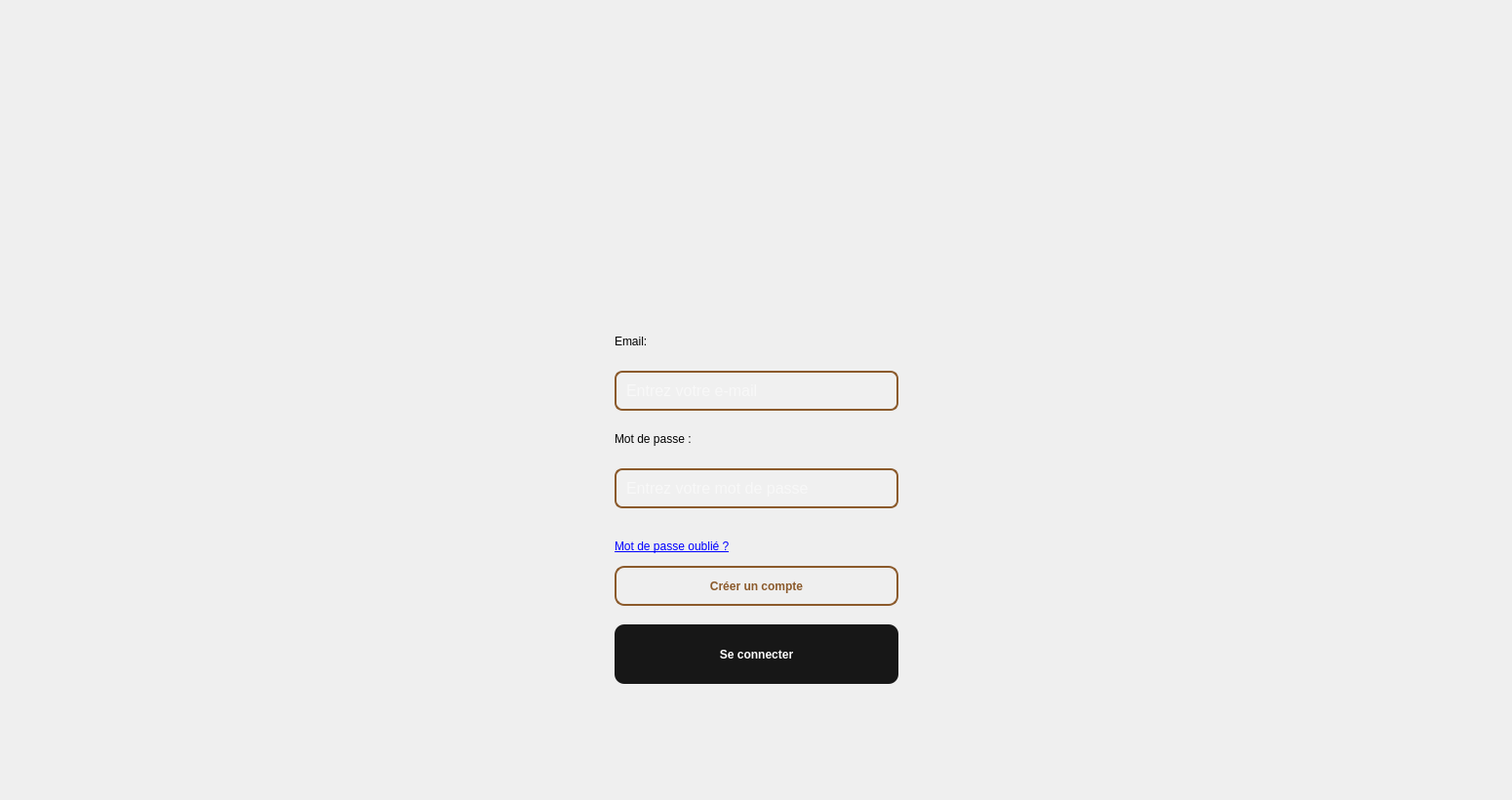
<?xml version="1.0" encoding="UTF-8"?>
<ui version="4.0">
 <class>login</class>
 <widget class="QWidget" name="login">
  <property name="geometry">
   <rect>
    <x>0</x>
    <y>0</y>
    <width>1550</width>
    <height>820</height>
   </rect>
  </property>
  <property name="windowTitle">
   <string>SmartCarpentry - Connexion</string>
  </property>
  <property name="styleSheet">
   <string notr="true"/>
  </property>
  <widget class="QStackedWidget" name="stackedWidgetlogin">
   <property name="geometry">
    <rect>
     <x>0</x>
     <y>0</y>
     <width>1550</width>
     <height>820</height>
    </rect>
   </property>
   <property name="currentIndex">
    <number>0</number>
   </property>
   <widget class="QWidget" name="page">
    <widget class="QLabel" name="backgroundLabel">
     <property name="geometry">
      <rect>
       <x>0</x>
       <y>0</y>
       <width>1550</width>
       <height>820</height>
      </rect>
     </property>
     <property name="styleSheet">
      <string notr="true">background-image: url(:/Atelier.png);</string>
     </property>
     <property name="text">
      <string/>
     </property>
    </widget>
    <widget class="QLabel" name="label_m">
     <property name="geometry">
      <rect>
       <x>630</x>
       <y>550</y>
       <width>231</width>
       <height>20</height>
      </rect>
     </property>
     <property name="styleSheet">
      <string notr="true">QPushButton {
    background-color: #8b5a2b;      /* bois foncé */
    color: white;
    border: 2px solid #5c3a1e;
    border-radius: 8px;
    padding: 8px 20px;
    font-size: 14px;
    font-weight: bold;
}

QPushButton:hover {
    background-color: #a06a3b;      /* bois plus clair */
}

QPushButton:pressed {
    background-color: #6f4422;
}
</string>
     </property>
     <property name="text">
      <string>&lt;a href=&quot;#&quot;&gt;Mot de passe oublié ?&lt;/a&gt;
</string>
     </property>
    </widget>
    <widget class="QLineEdit" name="id1">
     <property name="geometry">
      <rect>
       <x>630</x>
       <y>380</y>
       <width>291</width>
       <height>41</height>
      </rect>
     </property>
     <property name="styleSheet">
      <string notr="true">QLineEdit {
    color: white !important;
    background-color: rgba(255,255,255,20);
    border: 2px solid #8b5a2b;
    border-radius: 8px;
    padding: 8px;
    font-size: 12pt;
}
QLineEdit:focus {
    border-color: #a06a3b;
}</string>
     </property>
     <property name="placeholderText">
      <string>Entrez votre e-mail</string>
     </property>
    </widget>
    <widget class="QLabel" name="label_3">
     <property name="geometry">
      <rect>
       <x>630</x>
       <y>440</y>
       <width>121</width>
       <height>20</height>
      </rect>
     </property>
     <property name="styleSheet">
      <string notr="true">QPushButton {
    background-color: #8b5a2b;      /* bois foncé */
    color: white;
    border: 2px solid #5c3a1e;
    border-radius: 8px;
    padding: 8px 20px;
    font-size: 14px;
    font-weight: bold;
}

QPushButton:hover {
    background-color: #a06a3b;      /* bois plus clair */
}

QPushButton:pressed {
    background-color: #6f4422;
}
</string>
     </property>
     <property name="text">
      <string>Mot de passe :</string>
     </property>
    </widget>
    <widget class="QLabel" name="label_2">
     <property name="geometry">
      <rect>
       <x>630</x>
       <y>340</y>
       <width>81</width>
       <height>20</height>
      </rect>
     </property>
     <property name="styleSheet">
      <string notr="true">QPushButton {
    background-color: #8b5a2b;      /* bois foncé */
    color: white;
    border: 2px solid #5c3a1e;
    border-radius: 8px;
    padding: 8px 20px;
    font-size: 14px;
    font-weight: bold;
}

QPushButton:hover {
    background-color: #a06a3b;      /* bois plus clair */
}

QPushButton:pressed {
    background-color: #6f4422;
}
</string>
     </property>
     <property name="text">
      <string>Email:</string>
     </property>
    </widget>
    <widget class="QLineEdit" name="mot1">
     <property name="geometry">
      <rect>
       <x>630</x>
       <y>480</y>
       <width>291</width>
       <height>41</height>
      </rect>
     </property>
     <property name="styleSheet">
      <string notr="true">QLineEdit {
    color: white !important;
    background-color: rgba(255,255,255,20);
    border: 2px solid #8b5a2b;
    border-radius: 8px;
    padding: 8px;
    font-size: 12pt;
}
QLineEdit:focus {
    border-color: #a06a3b;
}</string>
     </property>
     <property name="echoMode">
      <enum>QLineEdit::EchoMode::Password</enum>
     </property>
     <property name="placeholderText">
      <string>Entrez votre mot de passe</string>
     </property>
    </widget>
    <widget class="QPushButton" name="pushButton_2">
     <property name="geometry">
      <rect>
       <x>630</x>
       <y>640</y>
       <width>291</width>
       <height>61</height>
      </rect>
     </property>
     <property name="styleSheet">
      <string notr="true">#pushButton_2 {
    font-family: Arial, Helvetica, sans-serif;
    font-weight: bold;
    color: white;
    background-color: #171717;
    padding: 10px 20px;
    border: none;
    border-radius: 10px;
}

#pushButton_2:hover {
    background-color: #0c66ed; /* hover effect */
}

#pushButton_2:pressed {
    background-color: #094bb0; /* pressed effect */
}</string>
     </property>
     <property name="text">
      <string>Se connecter</string>
     </property>
    </widget>
    <widget class="QPushButton" name="pushButton_createAccount">
     <property name="geometry">
      <rect>
       <x>630</x>
       <y>580</y>
       <width>291</width>
       <height>41</height>
      </rect>
     </property>
     <property name="styleSheet">
      <string notr="true">QPushButton {
    font-family: Arial, Helvetica, sans-serif;
    font-weight: bold;
    color: #8b5a2b;
    background-color: transparent;
    padding: 10px 20px;
    border: 2px solid #8b5a2b;
    border-radius: 10px;
}

QPushButton:hover {
    background-color: #8b5a2b;
    color: white;
}

QPushButton:pressed {
    background-color: #6f4422;
}</string>
     </property>
     <property name="text">
      <string>Créer un compte</string>
     </property>
    </widget>
   </widget>
   <widget class="QWidget" name="page_createAccount">
    <widget class="QLabel" name="backgroundLabel_3">
     <property name="geometry">
      <rect>
       <x>0</x>
       <y>0</y>
       <width>1550</width>
       <height>820</height>
      </rect>
     </property>
     <property name="styleSheet">
      <string notr="true">background-image: url(:/Atelier.png);</string>
     </property>
     <property name="text">
      <string/>
     </property>
    </widget>
    <widget class="QLabel" name="label_createAccount_title">
     <property name="geometry">
      <rect>
       <x>580</x>
       <y>190</y>
       <width>391</width>
       <height>51</height>
      </rect>
     </property>
     <property name="styleSheet">
      <string notr="true">color: white; font-size: 20pt; font-weight: bold; text-align: center;</string>
     </property>
     <property name="text">
      <string>Créer un nouveau compte</string>
     </property>
     <property name="alignment">
      <set>Qt::AlignCenter</set>
     </property>
    </widget>
    <widget class="QLabel" name="label_nom">
     <property name="geometry">
      <rect>
       <x>630</x>
       <y>260</y>
       <width>121</width>
       <height>20</height>
      </rect>
     </property>
     <property name="styleSheet">
      <string notr="true">color: white;</string>
     </property>
     <property name="text">
      <string>Nom:</string>
     </property>
    </widget>
    <widget class="QLineEdit" name="lineEdit_nom">
     <property name="geometry">
      <rect>
       <x>630</x>
       <y>280</y>
       <width>141</width>
       <height>31</height>
      </rect>
     </property>
     <property name="styleSheet">
      <string notr="true">QLineEdit { color: white !important; background-color: rgba(255,255,255,20); border: 1px solid #8b5a2b; border-radius: 5px; padding: 5px; }</string>
     </property>
    </widget>
    <widget class="QLabel" name="label_prenom">
     <property name="geometry">
      <rect>
       <x>780</x>
       <y>260</y>
       <width>121</width>
       <height>20</height>
      </rect>
     </property>
     <property name="styleSheet">
      <string notr="true">color: white;</string>
     </property>
     <property name="text">
      <string>Prénom:</string>
     </property>
    </widget>
    <widget class="QLineEdit" name="lineEdit_prenom">
     <property name="geometry">
      <rect>
       <x>780</x>
       <y>280</y>
       <width>141</width>
       <height>31</height>
      </rect>
     </property>
     <property name="styleSheet">
      <string notr="true">QLineEdit { color: white !important; background-color: rgba(255,255,255,20); border: 1px solid #8b5a2b; border-radius: 5px; padding: 5px; }</string>
     </property>
    </widget>
    <widget class="QLabel" name="label_email_new">
     <property name="geometry">
      <rect>
       <x>630</x>
       <y>320</y>
       <width>121</width>
       <height>20</height>
      </rect>
     </property>
     <property name="styleSheet">
      <string notr="true">color: white;</string>
     </property>
     <property name="text">
      <string>E-mail:</string>
     </property>
    </widget>
    <widget class="QLineEdit" name="lineEdit_email_new">
     <property name="geometry">
      <rect>
       <x>630</x>
       <y>340</y>
       <width>291</width>
       <height>31</height>
      </rect>
     </property>
     <property name="styleSheet">
      <string notr="true">QLineEdit { color: white !important; background-color: rgba(255,255,255,20); border: 1px solid #8b5a2b; border-radius: 5px; padding: 5px; }</string>
     </property>
    </widget>
    <widget class="QLabel" name="label_password_new">
     <property name="geometry">
      <rect>
       <x>630</x>
       <y>380</y>
       <width>121</width>
       <height>20</height>
      </rect>
     </property>
     <property name="styleSheet">
      <string notr="true">color: white;</string>
     </property>
     <property name="text">
      <string>Mot de passe:</string>
     </property>
    </widget>
    <widget class="QLineEdit" name="lineEdit_password_new">
     <property name="geometry">
      <rect>
       <x>630</x>
       <y>400</y>
       <width>291</width>
       <height>31</height>
      </rect>
     </property>
     <property name="styleSheet">
      <string notr="true">QLineEdit { color: white !important; background-color: rgba(255,255,255,20); border: 1px solid #8b5a2b; border-radius: 5px; padding: 5px; }</string>
     </property>
     <property name="echoMode">
      <enum>QLineEdit::EchoMode::Password</enum>
     </property>
    </widget>
    <widget class="QLabel" name="label_password_confirm">
     <property name="geometry">
      <rect>
       <x>630</x>
       <y>440</y>
       <width>141</width>
       <height>20</height>
      </rect>
     </property>
     <property name="styleSheet">
      <string notr="true">color: white;</string>
     </property>
     <property name="text">
      <string>Confirmer mot de passe:</string>
     </property>
    </widget>
    <widget class="QLineEdit" name="lineEdit_password_confirm">
     <property name="geometry">
      <rect>
       <x>630</x>
       <y>460</y>
       <width>291</width>
       <height>31</height>
      </rect>
     </property>
     <property name="styleSheet">
      <string notr="true">QLineEdit { color: white !important; background-color: rgba(255,255,255,20); border: 1px solid #8b5a2b; border-radius: 5px; padding: 5px; }</string>
     </property>
     <property name="echoMode">
      <enum>QLineEdit::EchoMode::Password</enum>
     </property>
    </widget>
    <widget class="QLabel" name="label_role">
     <property name="geometry">
      <rect>
       <x>630</x>
       <y>500</y>
       <width>121</width>
       <height>20</height>
      </rect>
     </property>
     <property name="styleSheet">
      <string notr="true">color: white;</string>
     </property>
     <property name="text">
      <string>Rôle:</string>
     </property>
    </widget>
    <widget class="QComboBox" name="comboBox_role">
     <property name="geometry">
      <rect>
       <x>630</x>
       <y>520</y>
       <width>291</width>
       <height>31</height>
      </rect>
     </property>
     <property name="styleSheet">
      <string notr="true">QComboBox { color: white; background-color: rgba(255,255,255,20); border: 1px solid #8b5a2b; border-radius: 5px; padding: 5px; }
QComboBox::drop-down { border: none; }
QComboBox::down-arrow { image: url(down_arrow.png); }</string>
     </property>
     <item>
      <property name="text">
        <string>ADMIN</string>
          </property>
         </item>
         <item>
          <property name="text">
       <string>DESIGNER</string>
      </property>
     </item>
     <item>
      <property name="text">
       <string>MENUISIER</string>
      </property>
     </item>
     <item>
      <property name="text">
       <string>ENGINEER</string>
      </property>
     </item>
     <item>
      <property name="text">
       <string>CHEF_ATELIER</string>
      </property>
     </item>
    </widget>
    <widget class="QPushButton" name="pushButton_createNew">
     <property name="geometry">
      <rect>
       <x>630</x>
       <y>570</y>
       <width>141</width>
       <height>41</height>
      </rect>
     </property>
     <property name="styleSheet">
      <string notr="true">QPushButton {
    font-family: Arial, Helvetica, sans-serif;
    font-weight: bold;
    color: white;
    background-color: #171717;
    padding: 10px 20px;
    border: none;
    border-radius: 10px;
}

QPushButton:hover {
    background-color: #0c66ed;
}

QPushButton:pressed {
    background-color: #094bb0;
}</string>
     </property>
     <property name="text">
      <string>Créer</string>
     </property>
    </widget>
    <widget class="QPushButton" name="btnRetour_createAccount">
     <property name="geometry">
      <rect>
       <x>780</x>
       <y>570</y>
       <width>141</width>
       <height>41</height>
      </rect>
     </property>
     <property name="styleSheet">
      <string notr="true">QPushButton {
    font-family: Arial, Helvetica, sans-serif;
    font-weight: bold;
    color: #8b5a2b;
    background-color: transparent;
    padding: 10px 20px;
    border: 2px solid #8b5a2b;
    border-radius: 10px;
}

QPushButton:hover {
    background-color: #8b5a2b;
    color: white;
}

QPushButton:pressed {
    background-color: #6f4422;
}</string>
     </property>
     <property name="text">
      <string>Retour</string>
     </property>
    </widget>
   </widget>
   <widget class="QWidget" name="page_2">
    <widget class="QStackedWidget" name="stackedWidget_2">
     <property name="geometry">
      <rect>
       <x>0</x>
       <y>0</y>
       <width>1550</width>
       <height>820</height>
      </rect>
     </property>
     <property name="currentIndex">
      <number>0</number>
     </property>
     <widget class="QWidget" name="page_3">
      <widget class="QLabel" name="backgroundLabel_2">
       <property name="geometry">
        <rect>
         <x>0</x>
         <y>0</y>
         <width>1550</width>
         <height>820</height>
        </rect>
       </property>
       <property name="styleSheet">
        <string notr="true">background-image: url(:/Atelier.png);</string>
       </property>
       <property name="text">
        <string/>
       </property>
      </widget>
      <widget class="QPushButton" name="pushButton_r">
       <property name="geometry">
        <rect>
         <x>630</x>
         <y>640</y>
         <width>291</width>
         <height>61</height>
        </rect>
       </property>
       <property name="styleSheet">
        <string notr="true">#pushButton_2 {
    font-family: Arial, Helvetica, sans-serif;
    font-weight: bold;
    color: white;
    background-color: #171717;
    padding: 10px 20px;
    border: none;
    border-radius: 10px;
}

#pushButton_2:hover {
    background-color: #0c66ed; /* hover effect */
}

#pushButton_2:pressed {
    background-color: #094bb0; /* pressed effect */
}</string>
       </property>
       <property name="text">
        <string>Retour</string>
       </property>
      </widget>
      <widget class="QLabel" name="label">
       <property name="geometry">
        <rect>
         <x>620</x>
         <y>290</y>
         <width>321</width>
         <height>81</height>
        </rect>
       </property>
       <property name="styleSheet">
        <string notr="true">  color: white;</string>
       </property>
       <property name="text">
        <string>&lt;html&gt;&lt;head/&gt;&lt;body&gt;&lt;p&gt;&lt;span style=&quot; font-size:16pt; font-weight:700;&quot;&gt;Récupération de compte&lt;/span&gt;&lt;/p&gt;&lt;/body&gt;&lt;/html&gt;</string>
       </property>
      </widget>
      <widget class="QLineEdit" name="lineEditr">
       <property name="geometry">
        <rect>
         <x>630</x>
         <y>440</y>
         <width>291</width>
         <height>41</height>
        </rect>
       </property>
       <property name="styleSheet">
        <string notr="true">QWidget {
    color: black;
}
QLineEdit {
    color: white !important;
}
</string>
       </property>
       <property name="text">
        <string/>
       </property>
      </widget>
      <widget class="QLabel" name="label_5">
       <property name="geometry">
        <rect>
         <x>630</x>
         <y>400</y>
         <width>121</width>
         <height>20</height>
        </rect>
       </property>
       <property name="styleSheet">
        <string notr="true">  color: white;</string>
       </property>
       <property name="text">
        <string>&lt;html&gt;&lt;head/&gt;&lt;body&gt;&lt;p&gt;&lt;span style=&quot; font-size:10pt;&quot;&gt;Adresse e-mail&lt;/span&gt;&lt;/p&gt;&lt;/body&gt;&lt;/html&gt;</string>
       </property>
      </widget>
      <widget class="QPushButton" name="pushButton_v">
       <property name="geometry">
        <rect>
         <x>720</x>
         <y>510</y>
         <width>101</width>
         <height>41</height>
        </rect>
       </property>
       <property name="styleSheet">
        <string notr="true">#pushButton_2 {
    font-family: Arial, Helvetica, sans-serif;
    font-weight: bold;
    color: white;
    background-color: #171717;
    padding: 10px 20px;
    border: none;
    border-radius: 10px;
}

#pushButton_2:hover {
    background-color: #0c66ed; /* hover effect */
}

#pushButton_2:pressed {
    background-color: #094bb0; /* pressed effect */
}</string>
       </property>
       <property name="text">
        <string>Validée</string>
       </property>
      </widget>
     </widget>
     <widget class="QWidget" name="page_4"/>
    </widget>
   </widget>
  </widget>
 </widget>
 <resources/>
 <connections/>
</ui>
